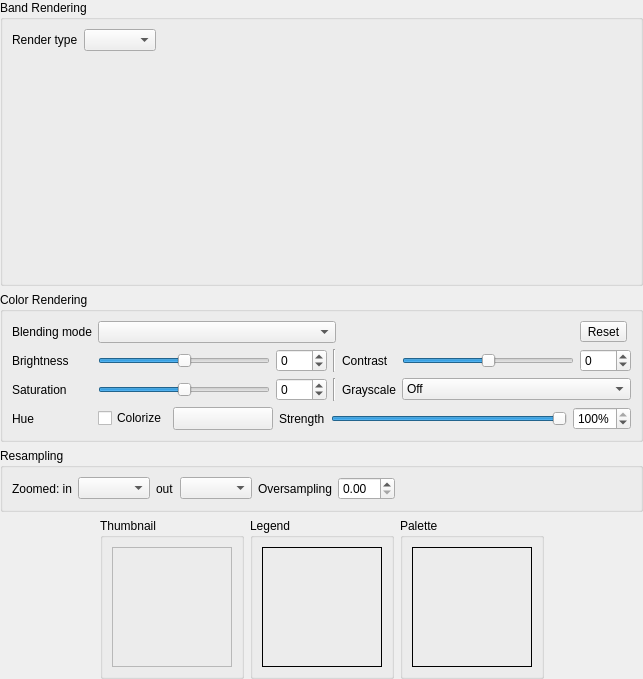
             <widget class="QWidget" name="scrollAreaWidgetContents">
              <property name="geometry">
               <rect>
                <x>0</x>
                <y>0</y>
                <width>643</width>
                <height>679</height>
               </rect>
              </property>
              <layout class="QVBoxLayout" name="verticalLayout_10">
               <property name="leftMargin">
                <number>0</number>
               </property>
               <property name="topMargin">
                <number>0</number>
               </property>
               <property name="rightMargin">
                <number>0</number>
               </property>
               <property name="bottomMargin">
                <number>0</number>
               </property>
               <item>
                <widget class="QgsCollapsibleGroupBox" name="mBandRenderingGrpBx">
                 <property name="sizePolicy">
                  <sizepolicy hsizetype="Preferred" vsizetype="Preferred">
                   <horstretch>0</horstretch>
                   <verstretch>5</verstretch>
                  </sizepolicy>
                 </property>
                 <property name="title">
                  <string>Band Rendering</string>
                 </property>
                 <property name="syncGroup" stdset="0">
                  <string notr="true">rasterstyle</string>
                 </property>
                 <layout class="QGridLayout" name="gridLayout_14">
                  <item row="0" column="0">
                   <layout class="QHBoxLayout" name="horizontalLayout_2">
                    <property name="rightMargin">
                     <number>0</number>
                    </property>
                    <item>
                     <widget class="QLabel" name="mRenderTypeLabel">
                      <property name="text">
                       <string>Render type</string>
                      </property>
                     </widget>
                    </item>
                    <item>
                     <widget class="QComboBox" name="mRenderTypeComboBox"/>
                    </item>
                    <item>
                     <spacer name="horizontalSpacer_2">
                      <property name="orientation">
                       <enum>Qt::Horizontal</enum>
                      </property>
                      <property name="sizeHint" stdset="0">
                       <size>
                        <width>0</width>
                        <height>10</height>
                       </size>
                      </property>
                     </spacer>
                    </item>
                   </layout>
                  </item>
                  <item row="1" column="0">
                   <widget class="QStackedWidget" name="mRendererStackedWidget"/>
                  </item>
                 </layout>
                </widget>
               </item>
               <item>
                <widget class="QgsCollapsibleGroupBox" name="mColorRenderingGrpBox">
                 <property name="title">
                  <string>Color Rendering</string>
                 </property>
                 <property name="collapsed" stdset="0">
                  <bool>false</bool>
                 </property>
                 <property name="syncGroup" stdset="0">
                  <string notr="true">rasterstyle</string>
                 </property>
                 <property name="saveCollapsedState" stdset="0">
                  <bool>true</bool>
                 </property>
                 <layout class="QGridLayout" name="gridLayout_2">
                  <item row="2" column="0">
                   <widget class="QLabel" name="labelSaturation">
                    <property name="text">
                     <string>Saturation</string>
                    </property>
                   </widget>
                  </item>
                  <item row="3" column="0">
                   <widget class="QLabel" name="label_3">
                    <property name="text">
                     <string>Hue</string>
                    </property>
                   </widget>
                  </item>
                  <item row="2" column="1">
                   <widget class="QSlider" name="sliderSaturation">
                    <property name="sizePolicy">
                     <sizepolicy hsizetype="Expanding" vsizetype="Fixed">
                      <horstretch>0</horstretch>
                      <verstretch>0</verstretch>
                     </sizepolicy>
                    </property>
                    <property name="minimumSize">
                     <size>
                      <width>75</width>
                      <height>0</height>
                     </size>
                    </property>
                    <property name="minimum">
                     <number>-100</number>
                    </property>
                    <property name="maximum">
                     <number>100</number>
                    </property>
                    <property name="orientation">
                     <enum>Qt::Horizontal</enum>
                    </property>
                   </widget>
                  </item>
                  <item row="0" column="0">
                   <widget class="QLabel" name="mBlendTypeLabel">
                    <property name="text">
                     <string>Blending mode</string>
                    </property>
                   </widget>
                  </item>
                  <item row="1" column="0">
                   <widget class="QLabel" name="label_2">
                    <property name="text">
                     <string>Brightness</string>
                    </property>
                   </widget>
                  </item>
                  <item row="1" column="1">
                   <widget class="QSlider" name="mSliderBrightness">
                    <property name="minimumSize">
                     <size>
                      <width>75</width>
                      <height>0</height>
                     </size>
                    </property>
                    <property name="minimum">
                     <number>-255</number>
                    </property>
                    <property name="maximum">
                     <number>255</number>
                    </property>
                    <property name="orientation">
                     <enum>Qt::Horizontal</enum>
                    </property>
                    <property name="tickPosition">
                     <enum>QSlider::NoTicks</enum>
                    </property>
                    <property name="tickInterval">
                     <number>0</number>
                    </property>
                   </widget>
                  </item>
                  <item row="1" column="2">
                   <widget class="QSpinBox" name="mBrightnessSpinBox">
                    <property name="minimum">
                     <number>-255</number>
                    </property>
                    <property name="maximum">
                     <number>255</number>
                    </property>
                   </widget>
                  </item>
                  <item row="1" column="5">
                   <widget class="QSlider" name="mSliderContrast">
                    <property name="minimumSize">
                     <size>
                      <width>75</width>
                      <height>0</height>
                     </size>
                    </property>
                    <property name="minimum">
                     <number>-100</number>
                    </property>
                    <property name="maximum">
                     <number>100</number>
                    </property>
                    <property name="singleStep">
                     <number>1</number>
                    </property>
                    <property name="orientation">
                     <enum>Qt::Horizontal</enum>
                    </property>
                   </widget>
                  </item>
                  <item row="1" column="4">
                   <widget class="QLabel" name="label_5">
                    <property name="text">
                     <string>Contrast</string>
                    </property>
                   </widget>
                  </item>
                  <item row="1" column="6">
                   <widget class="QSpinBox" name="mContrastSpinBox">
                    <property name="minimum">
                     <number>-100</number>
                    </property>
                    <property name="maximum">
                     <number>100</number>
                    </property>
                   </widget>
                  </item>
                  <item row="2" column="3">
                   <widget class="Line" name="line_2">
                    <property name="orientation">
                     <enum>Qt::Vertical</enum>
                    </property>
                   </widget>
                  </item>
                  <item row="1" column="3">
                   <widget class="Line" name="line">
                    <property name="orientation">
                     <enum>Qt::Vertical</enum>
                    </property>
                   </widget>
                  </item>
                  <item row="2" column="4">
                   <widget class="QLabel" name="labelGrayscale">
                    <property name="text">
                     <string>Grayscale</string>
                    </property>
                   </widget>
                  </item>
                  <item row="2" column="2">
                   <widget class="QSpinBox" name="spinBoxSaturation">
                    <property name="minimum">
                     <number>-100</number>
                    </property>
                    <property name="maximum">
                     <number>100</number>
                    </property>
                    <property name="value">
                     <number>0</number>
                    </property>
                    <property name="decimals" stdset="0">
                     <number>0</number>
                    </property>
                   </widget>
                  </item>
                  <item row="3" column="1" colspan="6">
                   <layout class="QHBoxLayout" name="horizontalLayout_12">
                    <item>
                     <widget class="QCheckBox" name="mColorizeCheck">
                      <property name="text">
                       <string>Colorize</string>
                      </property>
                     </widget>
                    </item>
                    <item>
                     <widget class="QgsColorButton" name="btnColorizeColor">
                      <property name="minimumSize">
                       <size>
                        <width>100</width>
                        <height>0</height>
                       </size>
                      </property>
                      <property name="maximumSize">
                       <size>
                        <width>100</width>
                        <height>16777215</height>
                       </size>
                      </property>
                      <property name="text">
                       <string/>
                      </property>
                     </widget>
                    </item>
                    <item>
                     <widget class="QLabel" name="labelColorizeStrength">
                      <property name="text">
                       <string>Strength</string>
                      </property>
                     </widget>
                    </item>
                    <item>
                     <widget class="QSlider" name="sliderColorizeStrength">
                      <property name="maximum">
                       <number>100</number>
                      </property>
                      <property name="value">
                       <number>100</number>
                      </property>
                      <property name="orientation">
                       <enum>Qt::Horizontal</enum>
                      </property>
                     </widget>
                    </item>
                    <item>
                     <widget class="QSpinBox" name="spinColorizeStrength">
                      <property name="suffix">
                       <string>%</string>
                      </property>
                      <property name="minimum">
                       <number>0</number>
                      </property>
                      <property name="maximum">
                       <number>100</number>
                      </property>
                      <property name="value">
                       <number>100</number>
                      </property>
                     </widget>
                    </item>
                   </layout>
                  </item>
                  <item row="0" column="1" colspan="3">
                   <widget class="QgsBlendModeComboBox" name="mBlendModeComboBox">
                    <property name="minimumSize">
                     <size>
                      <width>0</width>
                      <height>0</height>
                     </size>
                    </property>
                   </widget>
                  </item>
                  <item row="0" column="6">
                   <widget class="QToolButton" name="mResetColorRenderingBtn">
                    <property name="toolTip">
                     <string>Reset all color rendering options to default</string>
                    </property>
                    <property name="text">
                     <string>Reset</string>
                    </property>
                    <property name="icon">
                     <iconset resource="../../images/images.qrc">
                      <normaloff>:/images/themes/default/mActionUndo.svg</normaloff>:/images/themes/default/mActionUndo.svg</iconset>
                    </property>
                    <property name="toolButtonStyle">
                     <enum>Qt::ToolButtonTextBesideIcon</enum>
                    </property>
                   </widget>
                  </item>
                  <item row="2" column="5" colspan="2">
                   <widget class="QComboBox" name="comboGrayscale">
                    <item>
                     <property name="text">
                      <string>Off</string>
                     </property>
                    </item>
                    <item>
                     <property name="text">
                      <string>By lightness</string>
                     </property>
                    </item>
                    <item>
                     <property name="text">
                      <string>By luminosity</string>
                     </property>
                    </item>
                    <item>
                     <property name="text">
                      <string>By average</string>
                     </property>
                    </item>
                   </widget>
                  </item>
                 </layout>
                </widget>
               </item>
               <item>
                <widget class="QgsCollapsibleGroupBox" name="mResamplingGroupBox">
                 <property name="title">
                  <string>Resampling</string>
                 </property>
                 <property name="checkable">
                  <bool>false</bool>
                 </property>
                 <property name="collapsed" stdset="0">
                  <bool>false</bool>
                 </property>
                 <property name="syncGroup" stdset="0">
                  <string notr="true">rasterstyle</string>
                 </property>
                 <property name="saveCollapsedState" stdset="0">
                  <bool>true</bool>
                 </property>
                 <layout class="QHBoxLayout" name="horizontalLayout">
                  <item>
                   <widget class="QLabel" name="mZoomedInResamplingLabel">
                    <property name="text">
                     <string>Zoomed: in</string>
                    </property>
                   </widget>
                  </item>
                  <item>
                   <widget class="QComboBox" name="mZoomedInResamplingComboBox"/>
                  </item>
                  <item>
                   <widget class="QLabel" name="mZoomedOutResamplingLabel">
                    <property name="text">
                     <string>out</string>
                    </property>
                   </widget>
                  </item>
                  <item>
                   <widget class="QComboBox" name="mZoomedOutResamplingComboBox"/>
                  </item>
                  <item>
                   <widget class="QLabel" name="mMaximumOversamplingLabel">
                    <property name="text">
                     <string>Oversampling</string>
                    </property>
                   </widget>
                  </item>
                  <item>
                   <widget class="QDoubleSpinBox" name="mMaximumOversamplingSpinBox"/>
                  </item>
                  <item>
                   <spacer name="horizontalSpacer">
                    <property name="orientation">
                     <enum>Qt::Horizontal</enum>
                    </property>
                    <property name="sizeHint" stdset="0">
                     <size>
                      <width>0</width>
                      <height>20</height>
                     </size>
                    </property>
                   </spacer>
                  </item>
                 </layout>
                </widget>
               </item>
               <item>
                <layout class="QHBoxLayout" name="horizontalLayout_10">
                 <item>
                  <spacer name="spacer_2">
                   <property name="orientation">
                    <enum>Qt::Horizontal</enum>
                   </property>
                   <property name="sizeHint" stdset="0">
                    <size>
                     <width>0</width>
                     <height>20</height>
                    </size>
                   </property>
                  </spacer>
                 </item>
                 <item>
                  <widget class="QGroupBox" name="groupBox10">
                   <property name="title">
                    <string>Thumbnail</string>
                   </property>
                   <layout class="QGridLayout" name="_7">
                    <item row="0" column="0">
                     <widget class="QLabel" name="pixmapThumbnail">
                      <property name="minimumSize">
                       <size>
                        <width>120</width>
                        <height>120</height>
                       </size>
                      </property>
                      <property name="maximumSize">
                       <size>
                        <width>120</width>
                        <height>120</height>
                       </size>
                      </property>
                      <property name="frameShape">
                       <enum>QFrame::StyledPanel</enum>
                      </property>
                      <property name="scaledContents">
                       <bool>true</bool>
                      </property>
                     </widget>
                    </item>
                   </layout>
                  </widget>
                 </item>
                 <item>
                  <widget class="QGroupBox" name="groupBox9">
                   <property name="title">
                    <string>Legend</string>
                   </property>
                   <layout class="QGridLayout" name="_8">
                    <item row="0" column="0">
                     <widget class="QLabel" name="pixmapLegend">
                      <property name="minimumSize">
                       <size>
                        <width>120</width>
                        <height>120</height>
                       </size>
                      </property>
                      <property name="maximumSize">
                       <size>
                        <width>120</width>
                        <height>120</height>
                       </size>
                      </property>
                      <property name="frameShape">
                       <enum>QFrame::Box</enum>
                      </property>
                      <property name="scaledContents">
                       <bool>true</bool>
                      </property>
                     </widget>
                    </item>
                   </layout>
                  </widget>
                 </item>
                 <item>
                  <widget class="QGroupBox" name="groupBox8">
                   <property name="title">
                    <string>Palette</string>
                   </property>
                   <layout class="QGridLayout" name="_9">
                    <item row="0" column="0">
                     <widget class="QLabel" name="pixmapPalette">
                      <property name="minimumSize">
                       <size>
                        <width>120</width>
                        <height>120</height>
                       </size>
                      </property>
                      <property name="maximumSize">
                       <size>
                        <width>120</width>
                        <height>120</height>
                       </size>
                      </property>
                      <property name="frameShape">
                       <enum>QFrame::Box</enum>
                      </property>
                      <property name="scaledContents">
                       <bool>true</bool>
                      </property>
                     </widget>
                    </item>
                   </layout>
                  </widget>
                 </item>
                 <item>
                  <spacer name="spacer">
                   <property name="orientation">
                    <enum>Qt::Horizontal</enum>
                   </property>
                   <property name="sizeHint" stdset="0">
                    <size>
                     <width>0</width>
                     <height>20</height>
                    </size>
                   </property>
                  </spacer>
                 </item>
                </layout>
               </item>
               <item>
                <spacer name="verticalSpacer">
                 <property name="orientation">
                  <enum>Qt::Vertical</enum>
                 </property>
                 <property name="sizeHint" stdset="0">
                  <size>
                   <width>20</width>
                   <height>0</height>
                  </size>
                 </property>
                </spacer>
               </item>
              </layout>
             </widget>
